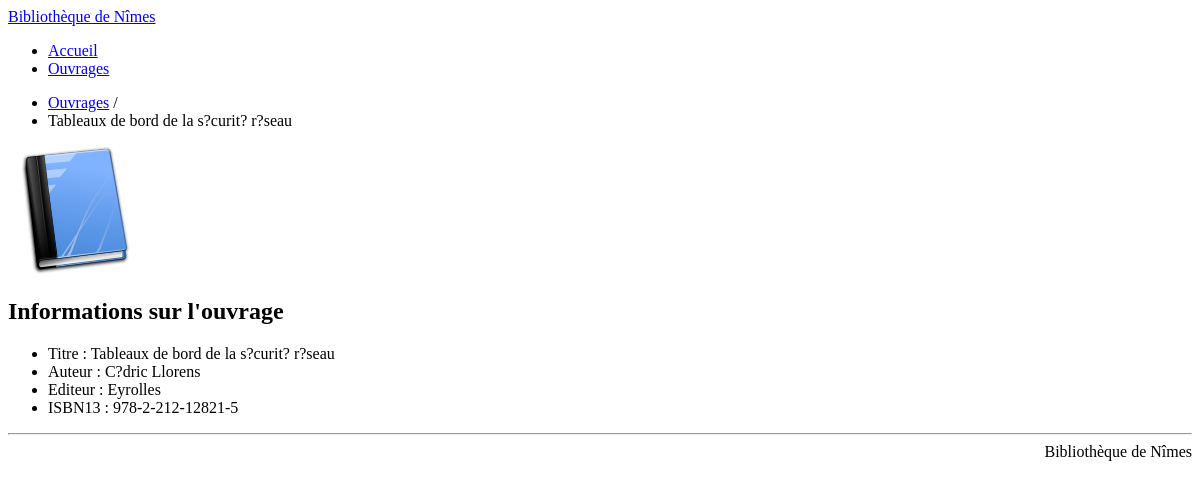
The app's page /book.php?id=12, older data.
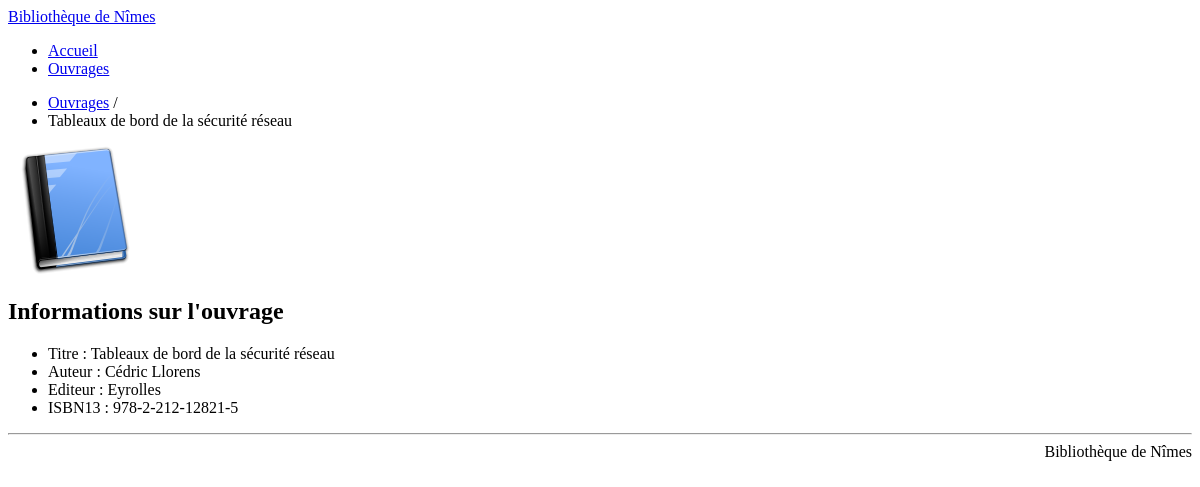
The same page, newer data.
### tables this page shows
CREATE TABLE IF NOT EXISTS `bn_books` (
  `id` int(11) NOT NULL AUTO_INCREMENT,
  `isbn` varchar(17) NOT NULL,
  `author` varchar(255) NOT NULL,
  `title` varchar(255) NOT NULL,
  `publisher` varchar(255) NOT NULL,
  PRIMARY KEY (`id`)
);

### book.php (the view, shortened to what this page needs)
<?php
require_once 'inc/loader.php';
if (!empty($_GET['id'])) {
    $query = $database->query('SELECT * FROM bn_books WHERE id=' . $_GET['id']);
    $book = $query->fetch();
    ?>
    <ul class="breadcrumb">
        <li>
            <a href="books.php">Ouvrages</a> <span class="divider">/</span>
        </li>
        <li class="active">
            <?php echo $book->title; ?>
        </li>
    </ul>
    <div class="well">
        <div class="row">
            <div class="span2"><img src="img/book_128.png" /></div>
            <div class="span8">
                <h2>Informations sur l'ouvrage</h2>
                <ul>
                    <li>Titre : <?php echo $book->title; ?></li>
                    <li>Auteur : <?php echo $book->author; ?></li>
                    <li>Editeur : <?php echo $book->publisher; ?></li>
                    <li>ISBN13 : <?php echo $book->isbn; ?></li>
                </ul>
            </div>
        </div>
    </div>
    <?php
} else {
    flash('Erreur. Aucun livre ne correspond à votre recherche.', 'error');
}

Row changes from the older to the newer data that the page shows:
changed bn_books "Eyrolles": title "Tableaux de bord de la s?curit? r?seau" → "Tableaux de bord de la sécurité réseau"; author "C?dric Llorens" → "Cédric Llorens"
